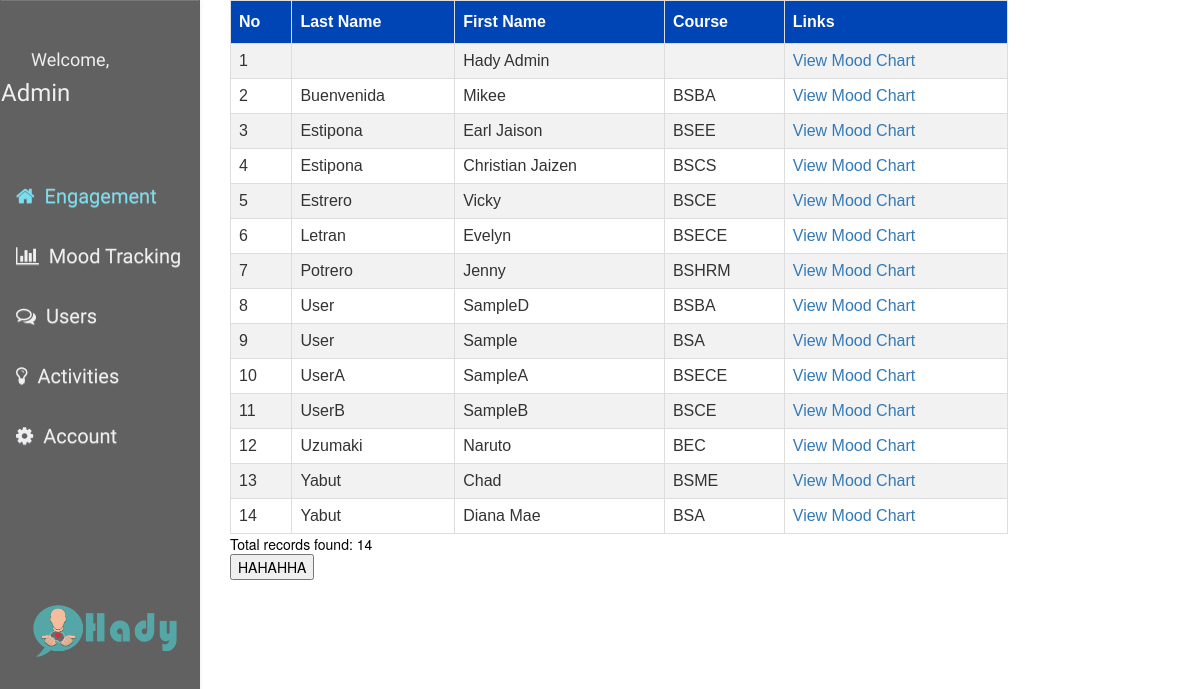
The page /admin/index.php (signed in) on the database its author committed.
### tables this page shows
CREATE TABLE `tbl_user` (
  `UserID` varchar(60) NOT NULL,
  `Email` varchar(50) NOT NULL,
  `Password` varchar(50) NOT NULL,
  `FName` varchar(50) NOT NULL,
  `MName` varchar(50) NOT NULL,
  `LName` varchar(50) NOT NULL,
  `BDate` date NOT NULL,
  `MNumber` varchar(15) NOT NULL,
  `Gender` varchar(10) NOT NULL,
  `Course` varchar(10) NOT NULL,
  `Nickname` varchar(50) NOT NULL,
  `access_type` int(11) DEFAULT NULL
);

### admin/index.php (the view, shortened to what this page needs)
<!DOCTYPE html>
<html lang="en">
  <head>
    <link rel="stylesheet" href="../css/bootstrap.min.css">
    <link rel="stylesheet" href="../css/bootstrap-theme.min.css">
    <link rel="stylesheet" href="css/navbar-fixed-side.css" />
    <link rel="stylesheet" href="../font-awesome-4.7.0\font-awesome-4.7.0\css\font-awesome.min.css">
  </head>
  <body ng-app="hadyWebApp">
    <div class="container-fluid">
      <div class="row">
        <div class="col-sm-3 col-lg-2">
          <nav class="navbar navbar-default navbar-fixed-side">
            <div class="container-fluid navForeground">
                <div class="navbar-header">
                    <a class="navbar-brand" id="UserAvatar">
                    </a>
                    <div class="welcomeUser">
                      <h4>Welcome,</h4>
                      <h3><?php echo $_SESSION['nickname']?></h3>
                    </div>
                </div>
                <div class="navbar-main" id="bs-example-navbar-collapse-1">
                    <ul class="nav navbar-nav">
                        <li><a href="index.php" class="active"><i class="fa fa-home"></i><span class="textLink">Engagement</span></a></li>
                        <li><a href=""><i class="fa fa-bar-chart"></i><span class="textLink">Mood Tracking</span></a></li>
                        <li><a href="users.php"><i class="fa fa-comments-o"></i><span class="textLink">Users</span></a></li>
                        <li><a href="#"><i class="fa fa-lightbulb-o"></i><span class="textLink">Activities</span></a></li>
                        <li><a href="#"><i class="fa fa-cog"></i><span class="textLink">Account</span></a></li>
                    </ul>
                </div>
                <div class="navbar-footer">
                  <img src="../resources/LogoNamePNG.png" alt="Hady Logo" class="img-responsive">
                </div>
            </div>
          </nav>
        </div>
        <div class="col-sm-9 col-lg-10 content">
			<div class="col-sm-9 col-lg-10 content">
			<?php
				include 'db_conn.php';
				if ($connection1 == false)
			{
				echo 'Unable to connect to Database server!<br>';
				if (DB_SHOWERROR)
					echo 'ERROR DETAILS:', mysqli_connect_error(), '<br>';
			}
			 else
			{
				$sql = "SELECT UserID,
						FName,
						LName,
						Course
						FROM tbl_user
						ORDER BY LName";
				$results = mysqli_query($connection1, $sql);
				if($results == false)
				{
					echo 'Unable to perform database query<br>';
					if (DB_SHOWERROR)
						echo 'ERROR DETAILS:' , mysqli_error($connection1),'<br>';
				}
				else
				{
					$linenumber=0;
					echo '<table class = "listest">';
					echo '<tr><th>No</th><th>Last Name</th><th>First Name </th><th>Course</th><th>Links</th></tr>';
					while($record = mysqli_fetch_array($results, MYSQLI_ASSOC))
					{
						echo '<tr>';
						echo '<td>',++$linenumber,'</td>';
						echo '<td>',$record['LName'],'</td>';
						echo '<td>',$record['FName'],'</td>';
						echo '<td>',$record['Course'],'</td>';
						$viewlink = "viewmood.php?id=".$record['UserID'] . "";
						echo "<td>";
						echo "<a href='$viewlink'>View Mood Chart </a>";
						echo "</td>";
						echo '</tr>';
					}
					echo '</table>';
					echo 'Total records found: ', mysqli_num_rows($results) , '<br>';
				}
			}
			?>
			<button id='hellos'>HAHAHHA</button>
        </div>
      </div>
    </div>
  </body>
</html>

### admin/css/navbar-fixed-side.css (style rules this page uses)
.navbar-fixed-side { font-family: 'Ubuntu', sans-serif; }
.navbar-fixed-side .navbar-nav>li>.active { color: #77DFF0; }
@media (min-width: 768px) { .navbar-fixed-side { position: fixed; margin: 0 -15px; height: 100vh; width: inherit; overflow: hidden; border-top-width: 0; border-bottom-width: 0; border-radius: 0; background: rgba(30, 30, 30, 0.7); background-image: none; background-repeat: no-repeat; border-color: transparent; } }
@media (min-width: 768px) { .navbar-fixed-side .container, .navbar-fixed-side .container-fluid { width: auto; padding-left: 0; padding-right: 0; } }
@media (min-width: 768px) { .navbar-fixed-side .navbar-header { float: none; margin-top: 30px; margin-bottom: 40px; } }
@media (min-width: 768px) { .navbar-fixed-side .navbar-header .welcomeUser { margin-top: 20px; color: #EFEEF1; } }
@media (min-width: 768px) { .navbar-fixed-side .navbar-header .welcomeUser h3 { margin-top: 5px; } }
@media (min-width: 768px) { .navbar-fixed-side .navbar-header>a { color: #EFEEF1; } }
@media (min-width: 768px) { .navbar-fixed-side .navbar-brand { height: auto; } }
@media (min-width: 768px) { .navbar-fixed-side .navbar-footer { margin-top: 135px; margin-left: 30px; margin-right: 20px; } }
@media (min-width: 768px) { .navbar-fixed-side .navbar-footer img { height: 60px; width: 160px; } }
@media (min-width: 768px) { .navbar-fixed-side>.container .navbar-brand, .navbar-fixed-side>.container-fluid .navbar-brand { margin-left: 0; } }
@media (min-width: 768px) { .navbar-fixed-side .navbar-nav { float: none; margin: 0 -15px; } }
@media (min-width: 768px) { .navbar-fixed-side .navbar-nav>li { float: none; } }
@media (min-width: 768px) { .navbar-fixed-side .navbar-nav .fa { margin-right: 10px; margin-left: 15px; } }
@media (min-width: 768px) { .navbar-fixed-side .navbar-nav>li>a { padding-top: 10px; padding-bottom: 10px; margin-bottom: 10px; margin-top: 20px; font-size: 20px; color: #EFEEF1; } }

### admin/index.php (style rules this page uses)
body { background:#FFFFFF; -webkit-background-size: cover; -moz-background-size: cover; -o-background-size: cover; background-size: cover; margin: 0; position: relative; }
.content { color: #000000; }
.listest { font-family: "Trebuchet MS", Arial, Helvetica, sans-serif; border-collapse: collapse; width: 100%; }
.listest td, .listest th { border: 1px solid #ddd; padding: 8px; }
.listest tr:nth-child(even) { background-color: #f2f2f2; }
.listest th { padding-top: 12px; padding-bottom: 12px; text-align: left; background-color: #0045b5; color: white; }

### rows shown on the page
tbl_user: FName "Hady Admin"
tbl_user: LName "Buenvenida", FName "Mikee", Course "BSBA"
tbl_user: LName "Estipona", FName "Earl Jaison", Course "BSEE"
tbl_user: LName "Estipona", FName "Christian Jaizen", Course "BSCS"
tbl_user: LName "Estrero", FName "Vicky", Course "BSCE"
tbl_user: LName "Letran", FName "Evelyn", Course "BSECE"
tbl_user: LName "Potrero", FName "Jenny", Course "BSHRM"
tbl_user: LName "User", FName "SampleD", Course "BSBA"
tbl_user: LName "User", FName "Sample", Course "BSA"
tbl_user: LName "UserA", FName "SampleA", Course "BSECE"
tbl_user: LName "UserB", FName "SampleB", Course "BSCE"
tbl_user: LName "Uzumaki", FName "Naruto", Course "BEC"
tbl_user: LName "Yabut", FName "Chad", Course "BSME"
tbl_user: LName "Yabut", FName "Diana Mae", Course "BSA"

### other values the page prints
$_SESSION['nickname'] "Admin"
mysqli_num_rows($results) "14"
